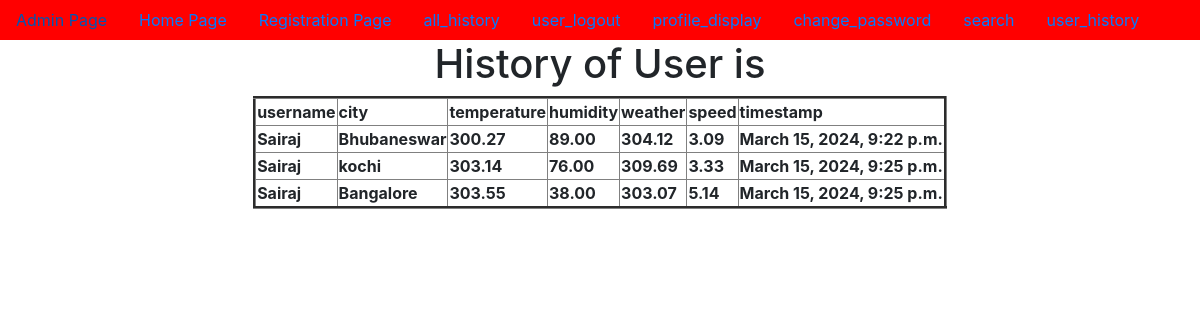
The app's page /user_history/ (signed in) with its own data.
### app/models.py (models this page shows, shortened)
class WeatherData(models.Model):
    username=models.ForeignKey(User,on_delete=models.CASCADE,default=0)
    city = models.CharField(max_length=100)
    temperature = models.DecimalField(max_digits=5, decimal_places=2)
    humidity = models.DecimalField(max_digits=5, decimal_places=2)
    weather=models.CharField(max_length=10,default=0)
    speed=models.CharField(max_length=10,default=0)
    timestamp = models.DateTimeField(auto_now_add=True)

### app/views.py (the view)
# urls.py: path('user_history/',user_history,name='user_history'),
@login_required
def user_history(request):
    username=request.session['username']
    UO=User.objects.get(username=username)
    LWO=WeatherData.objects.filter(username=UO)
    d={'LWO':LWO}
    return render(request,'user_history.html',d)

### templates/user_history.html (shortened to what this page needs)
{% extends 'dummy.html' %}
{% block body_block %}
<h1>History of User is </h1>
    <table border="3px">
        <tr><th>username</th>
            <th>city</th>
            <th>temperature</th>
            <th>humidity</th>
            <th>weather</th>
            <th>speed</th>
            <th>timestamp</th>
        </tr>
{% for obj in LWO %}
        <tr><th>{{obj.username}}</th>
            <th>{{obj.city}}</th>
            <th>{{obj.temperature}}</th>
            <th>{{obj.humidity}}</th>
            <th>{{obj.weather}}</th>
            <th>{{obj.speed}}</th>
            <th>{{obj.timestamp}}</th>
        </tr>
{% endfor %}
    </table>
{% endblock %}

### records on screen
WeatherData: username "Sairaj", city "Bhubaneswar", temperature "300.27", humidity "89.00", weather "304.12", speed "3.09", timestamp "March 15, 2024, 9:22 p.m."
WeatherData: username "Sairaj", city "kochi", temperature "303.14", humidity "76.00", weather "309.69", speed "3.33", timestamp "March 15, 2024, 9:25 p.m."
WeatherData: username "Sairaj", city "Bangalore", temperature "303.55", humidity "38.00", weather "303.07", speed "5.14", timestamp "March 15, 2024, 9:25 p.m."
